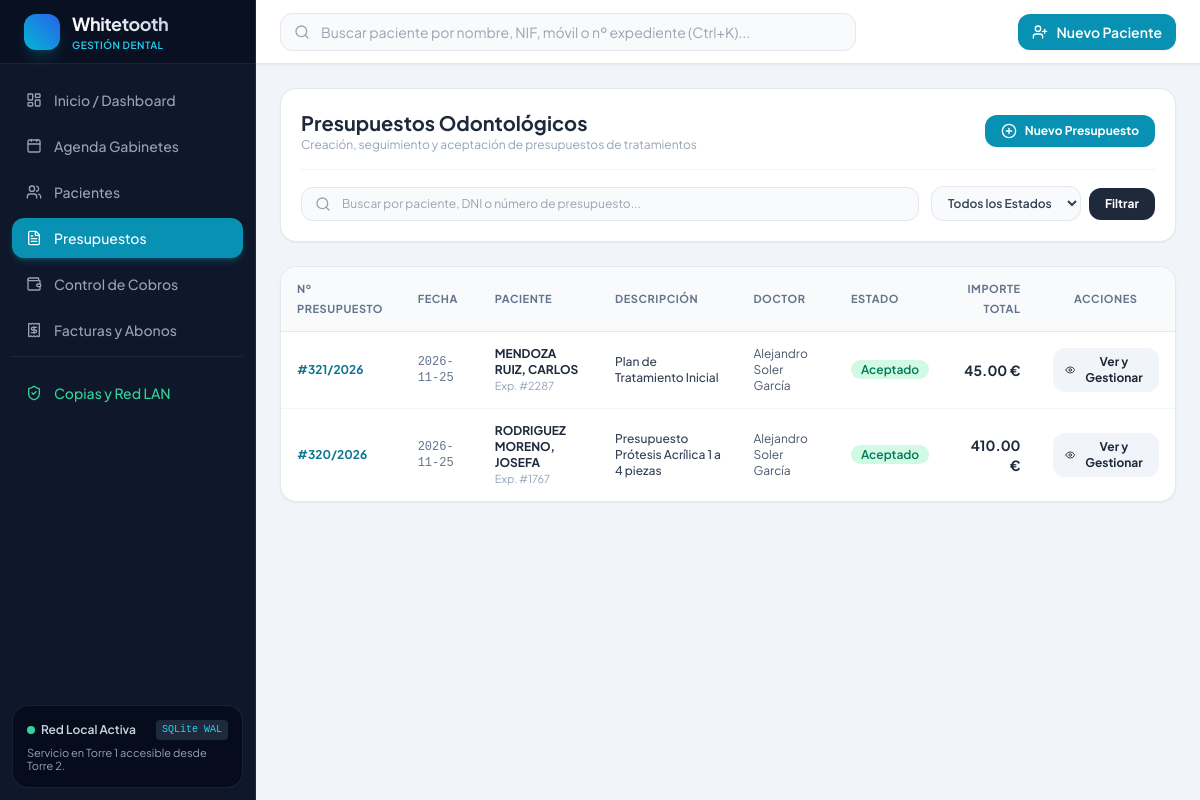
Screenshot of /presupuestos with the database file from the repository.
### tables this page shows
CREATE TABLE presupuestos (
        id INTEGER PRIMARY KEY AUTOINCREMENT,
        paciente_id INTEGER NOT NULL REFERENCES pacientes(id) ON DELETE CASCADE,
        numero_presupuesto INTEGER NOT NULL,
        anio INTEGER NOT NULL,
        fecha DATE NOT NULL,
        descripcion TEXT,
        descuento_global_porcentaje REAL DEFAULT 0.0,
        total_honorarios REAL DEFAULT 0.0,
        total_descuento REAL DEFAULT 0.0,
        total_presupuesto REAL DEFAULT 0.0,
        total_aceptado REAL DEFAULT 0.0,
        estado TEXT DEFAULT 'pendiente' CHECK(estado IN ('pendiente', 'aceptado_total', 'aceptado_parcial', 'rechazado')),
        doctor_id INTEGER REFERENCES usuarios(id),
        created_at TIMESTAMP DEFAULT CURRENT_TIMESTAMP
    );

CREATE TABLE pacientes (
        id INTEGER PRIMARY KEY AUTOINCREMENT,
        numero_expediente INTEGER UNIQUE,
        nombre TEXT NOT NULL,
        apellidos TEXT NOT NULL,
        nif_cif TEXT,
        fecha_nacimiento DATE,
        telefono_fijo TEXT,
        telefono_movil TEXT NOT NULL,
        email TEXT,
        direccion TEXT,
        codigo_postal TEXT,
        poblacion TEXT,
        provincia TEXT,
        tipo_paciente TEXT DEFAULT 'general' CHECK(tipo_paciente IN ('general', 'aseguradora', 'infantil', 'vip')),
        aseguradora_nombre TEXT,
        numero_poliza TEXT,
        alergias TEXT,
        antecedentes_medicos TEXT,
        consentimiento_rgpd_firmado INTEGER DEFAULT 0,
        fecha_consentimiento_rgpd TIMESTAMP,
        estado TEXT DEFAULT 'alta' CHECK(estado IN ('alta', 'baja')),
        motivo_consulta TEXT,
        notas_administrativas TEXT,
        created_at TIMESTAMP DEFAULT CURRENT_TIMESTAMP,
        updated_at TIMESTAMP DEFAULT CURRENT_TIMESTAMP
    );

### app/routers/presupuestos.py (the view)
@router.get("", response_class=HTMLResponse)
def listar_presupuestos(request: Request, q: str = "", estado: str = "todos"):
    conn = get_db_connection()
    query = """
        SELECT pr.*,
               p.nombre as paciente_nombre, p.apellidos as paciente_apellidos,
               p.nif_cif as paciente_nif, p.numero_expediente as paciente_expediente,
               u.nombre || ' ' || u.apellidos as doctor_nombre
        FROM presupuestos pr
        JOIN pacientes p ON pr.paciente_id = p.id
        LEFT JOIN usuarios u ON pr.doctor_id = u.id
        WHERE (pr.estado = ? OR ? = 'todos')
    """
    params = [estado, estado]
    if q.strip():
        query += " AND (p.nombre LIKE ? OR p.apellidos LIKE ? OR p.nif_cif LIKE ? OR pr.numero_presupuesto = ?)"
        term = f"%{q.strip()}%"
        num = int(q.strip()) if q.strip().isdigit() else -1
        params.extend([term, term, term, num])
    query += " ORDER BY pr.anio DESC, pr.numero_presupuesto DESC"
    presupuestos = conn.execute(query, params).fetchall()
    pacientes = conn.execute("SELECT id, nombre, apellidos, numero_expediente FROM pacientes WHERE estado = 'alta' ORDER BY apellidos, nombre").fetchall()
    doctores = conn.execute("SELECT id, nombre, apellidos FROM usuarios WHERE activo = 1 ORDER BY nombre").fetchall()
    catalogo = conn.execute("SELECT * FROM catalogo_tratamientos WHERE activo = 1 ORDER BY categoria, nombre").fetchall()
    conn.close()
    from fastapi.templating import Jinja2Templates
    templates = Jinja2Templates(directory="app/templates")
    return templates.TemplateResponse(request=request, name="presupuestos.html", context={
        "presupuestos": presupuestos,
        "pacientes": pacientes,
        "doctores": doctores,
        "catalogo": catalogo,
        "q": q,
        "estado": estado
    })

### app/templates/presupuestos.html (shortened to what this page needs)
{% extends "base.html" %}
{% block content %}
<div class="space-y-6">
    <div class="bg-white rounded-2xl shadow-sm border border-slate-200 p-5">
        <div class="flex flex-col lg:flex-row lg:items-center justify-between gap-4">
            <div>
                <h1 class="text-xl font-bold text-slate-800">Presupuestos Odontológicos</h1>
                <p class="text-xs text-slate-400">Creación, seguimiento y aceptación de presupuestos de tratamientos</p>
            </div>
            <div class="flex items-center gap-3">
                <button onclick="document.getElementById('modal-crear-presupuesto').classList.remove('hidden')" class="px-4 py-2 bg-cyan-600 hover:bg-cyan-700 text-white rounded-xl text-xs font-bold shadow-sm transition-all flex items-center gap-2">
                    <i data-lucide="plus-circle" class="w-4 h-4"></i>
                    <span>Nuevo Presupuesto</span>
                </button>
            </div>
        </div>
        <form action="/presupuestos" method="GET" class="mt-4 pt-4 border-t border-slate-100 flex flex-col md:flex-row items-center gap-3">
            <div class="relative flex-1 w-full">
                <i data-lucide="search" class="w-4 h-4 text-slate-400 absolute left-3.5 top-1/2 -translate-y-1/2"></i>
                <input type="text" name="q" value="{{ q }}" placeholder="Buscar por paciente, DNI o número de presupuesto..." class="w-full pl-10 pr-4 py-2 border border-slate-200 rounded-xl text-xs bg-slate-50 focus:bg-white focus:ring-2 focus:ring-cyan-500">
            </div>
            <div class="flex items-center gap-2 w-full md:w-auto">
                <select name="estado" onchange="this.form.submit()" class="px-3 py-2 border border-slate-200 rounded-xl text-xs bg-slate-50 font-semibold text-slate-700">
                    <option value="todos" {% if estado == 'todos' %}selected{% endif %}>Todos los Estados</option>
                </select>
                <button type="submit" class="px-4 py-2 bg-slate-800 hover:bg-slate-900 text-white rounded-xl text-xs font-bold transition-all">
                    Filtrar
                </button>
            </div>
        </form>
    </div>
    <div class="bg-white rounded-2xl shadow-sm border border-slate-200 overflow-hidden">
        <div class="overflow-x-auto">
            <table class="w-full text-left border-collapse text-sm">
                <thead>
                    <tr class="bg-slate-50 border-b border-slate-200 text-[11px] uppercase tracking-wider text-slate-500 font-bold">
                        <th class="py-3 px-4">Nº Presupuesto</th>
                        <th class="py-3 px-4">Fecha</th>
                        <th class="py-3 px-4">Paciente</th>
                        <th class="py-3 px-4">Descripción</th>
                        <th class="py-3 px-4">Doctor</th>
                        <th class="py-3 px-4">Estado</th>
                        <th class="py-3 px-4 text-right">Importe Total</th>
                        <th class="py-3 px-4 text-center">Acciones</th>
                    </tr>
                </thead>
                <tbody class="divide-y divide-slate-100 text-xs">
                    {% for pr in presupuestos %}
                    <tr class="hover:bg-slate-50/80 transition-colors">
                        <td class="py-3.5 px-4 font-bold text-cyan-700">
                            #{{ pr.numero_presupuesto }}/{{ pr.anio }}
                        </td>
                        <td class="py-3.5 px-4 text-slate-500 font-mono">{{ pr.fecha }}</td>
                        <td class="py-3.5 px-4">
                            <a href="/pacientes/{{ pr.paciente_id }}" class="font-bold text-slate-800 hover:text-cyan-600">
                                {{ pr.paciente_apellidos }}, {{ pr.paciente_nombre }}
                            </a>
                            <span class="block text-[11px] text-slate-400">Exp. #{{ pr.paciente_expediente }}</span>
                        </td>
                        <td class="py-3.5 px-4 text-slate-700 font-medium">{{ pr.descripcion }}</td>
                        <td class="py-3.5 px-4 text-slate-600">{{ pr.doctor_nombre or '-' }}</td>
                        <td class="py-3.5 px-4">
                            {% if pr.estado == 'aceptado_total' %}
                            <span class="px-2.5 py-0.5 rounded-full text-xs font-semibold bg-emerald-100 text-emerald-700">Aceptado</span>
                            {% elif pr.estado == 'rechazado' %}
                            <span class="px-2.5 py-0.5 rounded-full text-xs font-semibold bg-rose-100 text-rose-700">Rechazado</span>
                            {% else %}
                            <span class="px-2.5 py-0.5 rounded-full text-xs font-semibold bg-amber-100 text-amber-700">Pendiente</span>
                            {% endif %}
                        </td>
                        <td class="py-3.5 px-4 text-right font-bold text-slate-800 text-sm">
                            {{ "%.2f"|format(pr.total_presupuesto) }} €
                        </td>
                        <td class="py-3.5 px-4 text-center">
                            <a href="/presupuestos/{{ pr.id }}" class="px-3 py-1.5 rounded-xl bg-slate-100 hover:bg-cyan-50 hover:text-cyan-700 font-bold transition-all inline-flex items-center gap-1.5">
                                <i data-lucide="eye" class="w-3.5 h-3.5"></i>
                                <span>Ver y Gestionar</span>
                            </a>
                        </td>
                    </tr>
                    {% else %}
                    <tr>
                        <td colspan="8" class="py-12 text-center text-slate-400">No se encontraron presupuestos con los filtros aplicados.</td>
                    </tr>
                    {% endfor %}
                </tbody>
            </table>
        </div>
    </div>
</div>
{% endblock %}

### app/templates/base.html (style rules this page uses)
body { font-family: 'Plus Jakarta Sans', sans-serif; }

### rows the page displays
presupuestos: numero_presupuesto "321", anio "2026", fecha "2026-11-25", paciente_apellidos "MENDOZA RUIZ", paciente_nombre "CARLOS", paciente_expediente "2287", descripcion "Plan de Tratamiento Inicial", doctor_nombre "Alejandro Soler García", estado "Aceptado", total_presupuesto "45.00"
presupuestos: numero_presupuesto "320", anio "2026", fecha "2026-11-25", paciente_apellidos "RODRIGUEZ MORENO", paciente_nombre "JOSEFA", paciente_expediente "1767", descripcion "Presupuesto Prótesis Acrílica 1 a 4 piezas", doctor_nombre "Alejandro Soler García", estado "Aceptado", total_presupuesto "410.00"
